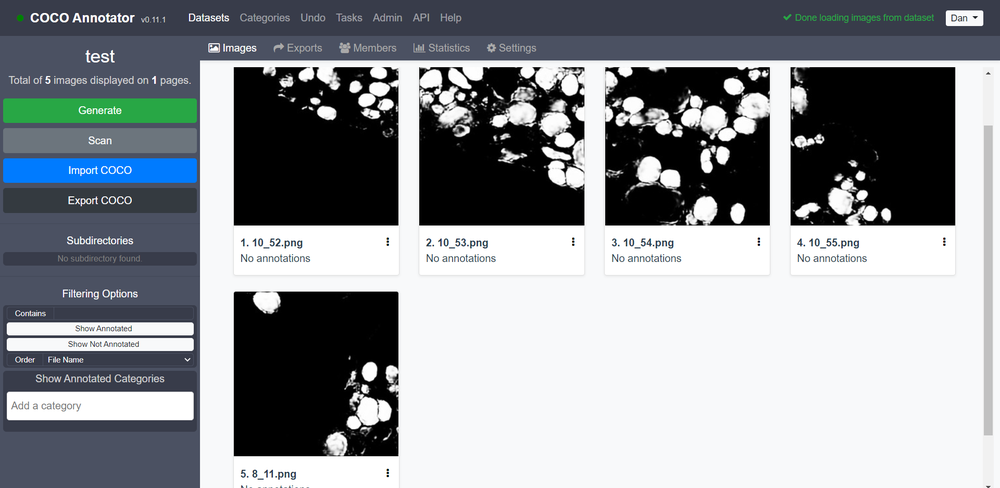
#> input picture pics/before.png, 1000 x 488 px, shrunk from 1920 x 937 before the run
$ python -i utility.py   (imports and definitions only)
#> lines starting #> are read from the running program, lines starting #| are printed output that depends on the picture; after the words box and inside, x2 and y2 are one past the last pixel; in counts of white or black regions, pixels touching at a corner belong together
import cv2


# [25 lines left out: function x_y_convert, not called in this run]


def Get_x_y_and_Area(img_path):

    """
    input:  img_path -> the coco annotations
    output: contours -> a list of bbox cordinates
            area     -> a list of bbox cordinates
    """
#> called with img_path = 'pics/before.png'

    img = cv2.imread(img_path)
#> img is the input picture: shape (488, 1000, 3); mean B, G, R 149.6, 145.3, 141.1

    tmp_img = img.copy()

    gray = cv2.cvtColor(tmp_img,cv2.COLOR_BGR2GRAY)
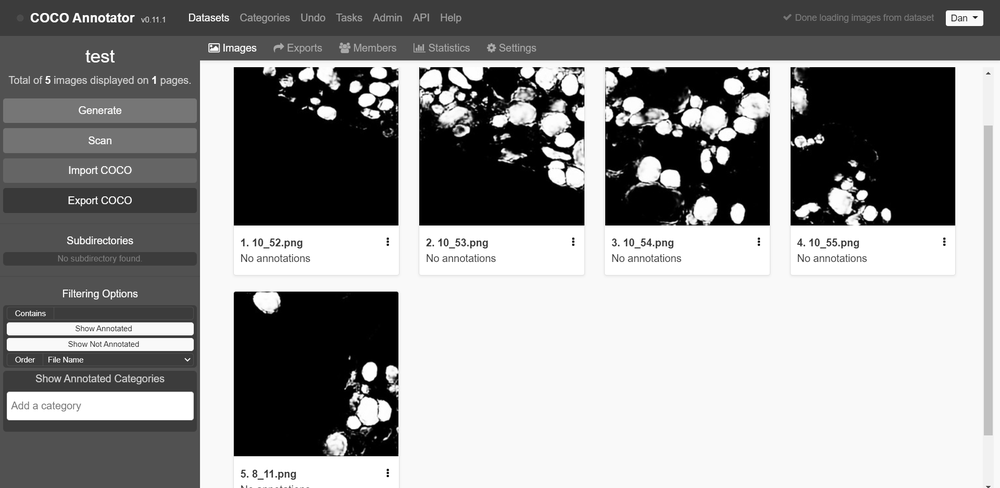
#> gray: shape (488, 1000); min 0, max 255, mean 144.6

    ret, binary = cv2.threshold(gray,127,255,cv2.THRESH_BINARY)
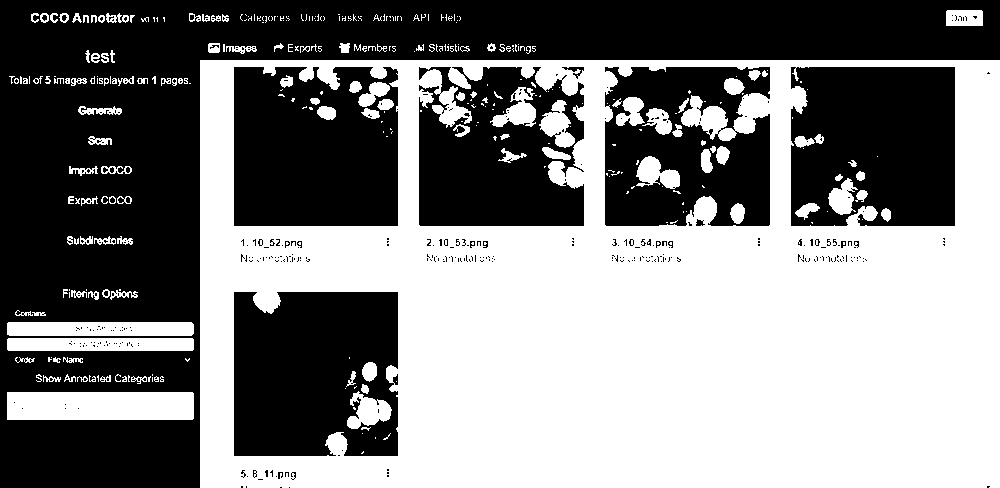
#> binary: shape (488, 1000); 50.2% white; 392 black regions (374 under 20 px)

    contours, hierarchy = cv2.findContours(binary,cv2.RETR_EXTERNAL,cv2.CHAIN_APPROX_SIMPLE)
#> contours = 203 contours, 146 with area under 20; largest, box (x1, y1, x2, y2) and area: (200, 60, 1000, 488) 341156, (7, 392, 194, 420) 5021, (7, 322, 194, 336) 2412, (7, 338, 194, 351) 2230, (946, 10, 983, 26) 539

    cv2.drawContours(tmp_img,contours,-1,(255,255,255),-1)
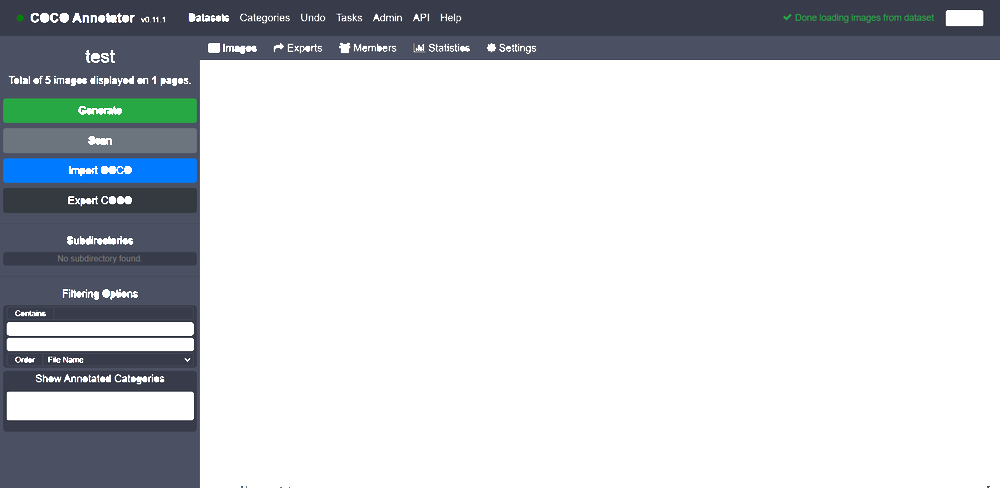
#> tmp_img: shape (488, 1000, 3); mean B, G, R 212.3, 208.4, 204.7

    area = (tmp_img==255).sum()
#> area = 1080078

    return contours, area

# [25 lines left out: function Find_the_bbox, not called in this run]


>>> result = Get_x_y_and_Area('pics/before.png')

$ run again, on pics/coco_converter.png
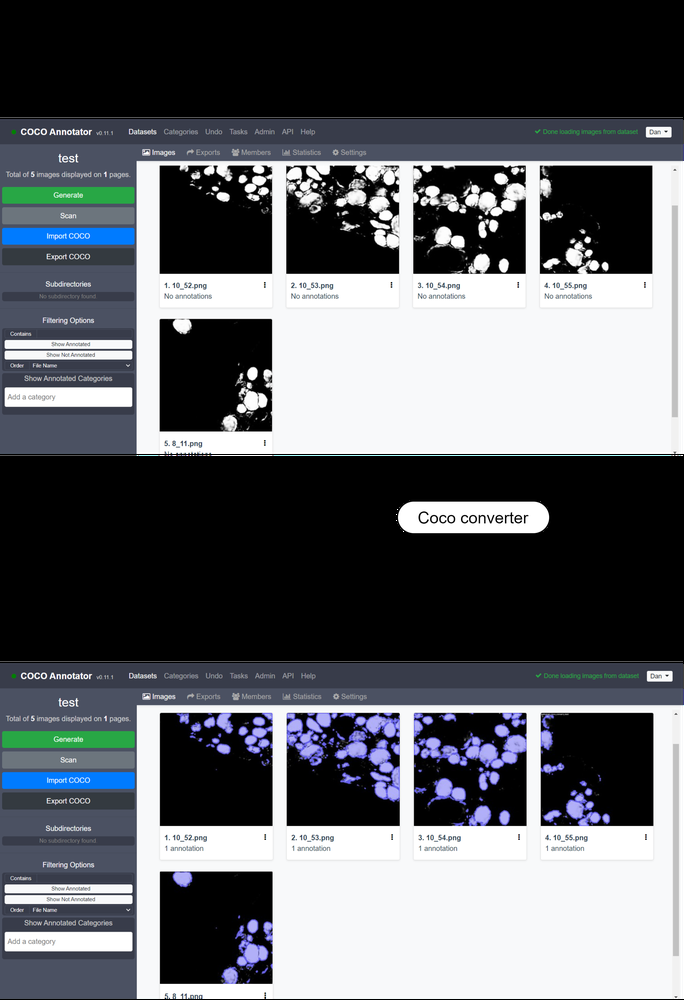
#> input picture pics/coco_converter.png, 684 x 1000 px, shrunk from 2516 x 3676 before the run
#> in Get_x_y_and_Area, img is the input picture: shape (1000, 684, 3); mean B, G, R 102.6, 97.9, 95.1
#> in Get_x_y_and_Area, `ret, binary = cv2.threshold(gray,127,255,cv2.THRESH_BINARY)`:
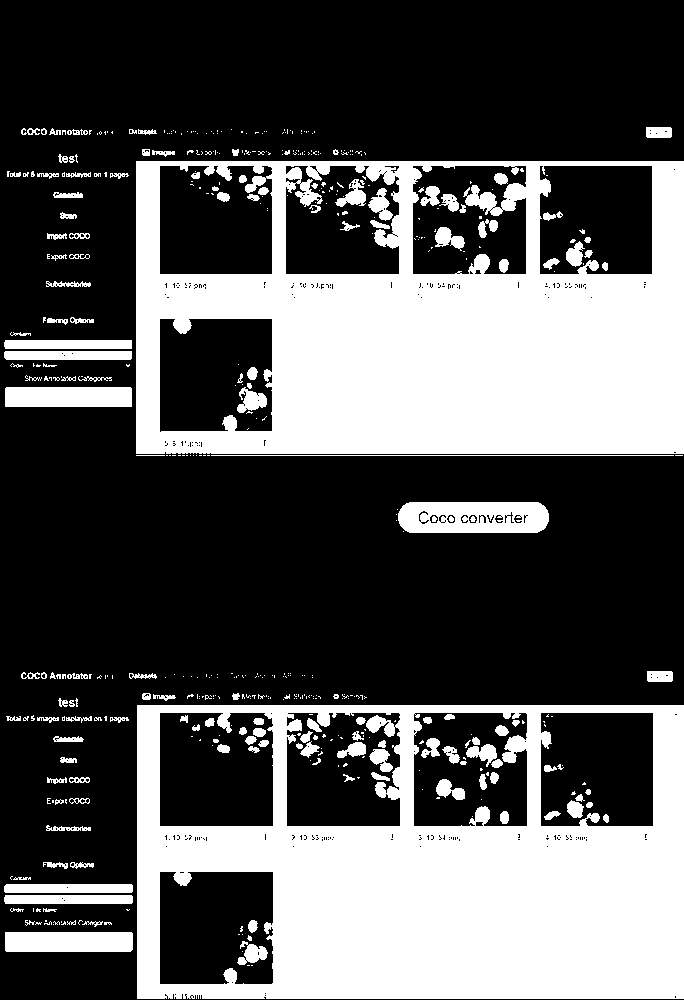
#> binary: shape (1000, 684); 34.1% white; 503 white regions (347 under 20 px)
#> contours = 311 contours, 252 with area under 20; largest, box (x1, y1, x2, y2) and area: (137, 705, 684, 999) 159910, (136, 161, 684, 454) 159705, (398, 502, 549, 533) 4324, (5, 932, 133, 952) 2410, (5, 387, 132, 407) 2393
#> in Get_x_y_and_Area, `cv2.drawContours(tmp_img,contours,-1,(255,255,255),-1)`:
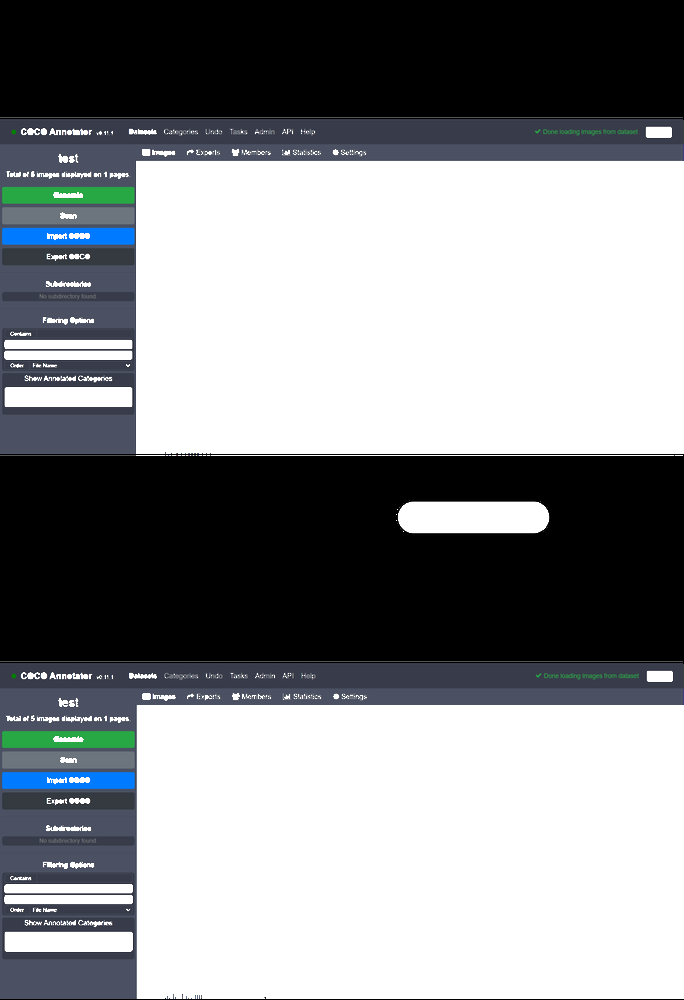
#> tmp_img: shape (1000, 684, 3); mean B, G, R 144.4, 141.8, 139.4
#> area = 1028574
